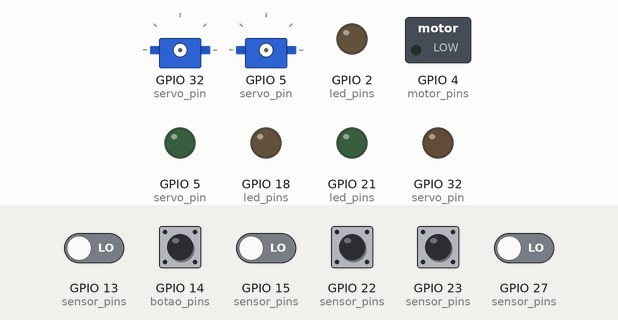
Recording of a program running on a simulated ESP32. Shown: 2 × servo, switched loads named in the program (green lamp = pin HIGH), output pins drawn as LEDs (lit = HIGH). The test bench sets the inputs (shaded band); at power-on: GPIO 23 (sensor_pins) HIGH, GPIO 13 (sensor_pins), GPIO 14 (botao_pins), GPIO 15 (sensor_pins), GPIO 22 (sensor_pins), GPIO 27 (sensor_pins) LOW. WiFi joins after 1.5 s; servers stay silent unless stated; no MQTT or app messages arrive unless stated; servo pulses on a pin are drawn as a servo (544–2400 µs = 0–180°); what the program prints to the serial monitor is not drawn.

Above: at 2.2 s.
2.3 s: GPIO 14 (botao_pins) pulled HIGH for 0.15 s
At 4.3 s:
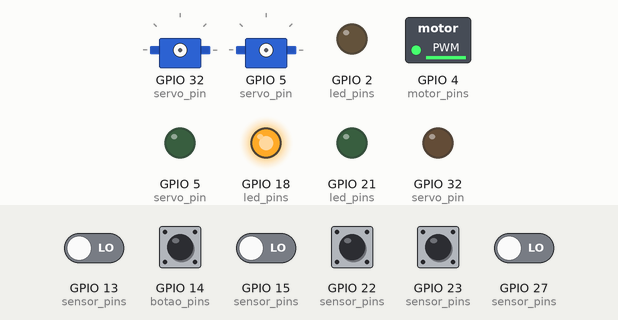
4.8 s: GPIO 14 (botao_pins) pulled HIGH for 1 s
At 5.3 s:
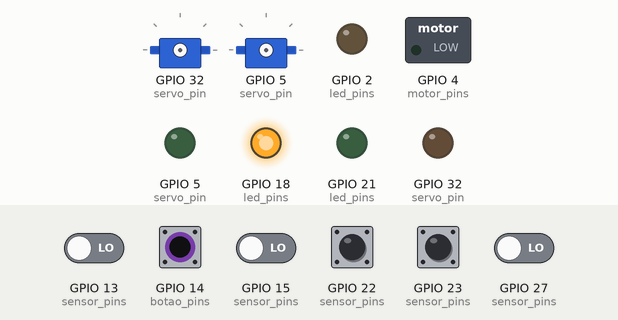
7.3 s: GPIO 14 (botao_pins) pulled HIGH for 0.15 s
At 9.2 s:
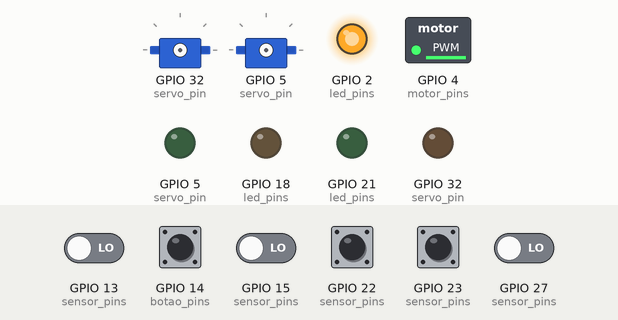
9.8 s: GPIO 14 (botao_pins) pulled HIGH for 0.15 s
At 10.3 s:
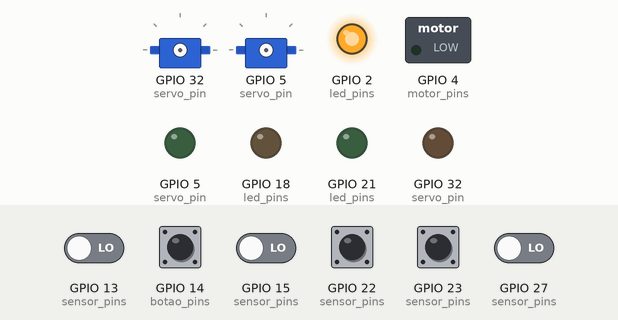
13.8 s: GPIO 14 (botao_pins) driven HIGH and GPIO 23 (sensor_pins) driven LOW
At 14.56 s:
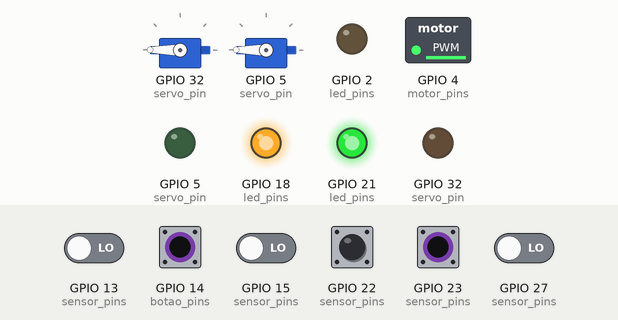
Timing chart, 0 to 20.6 s (numbered marks = the images above; inputs shaded):
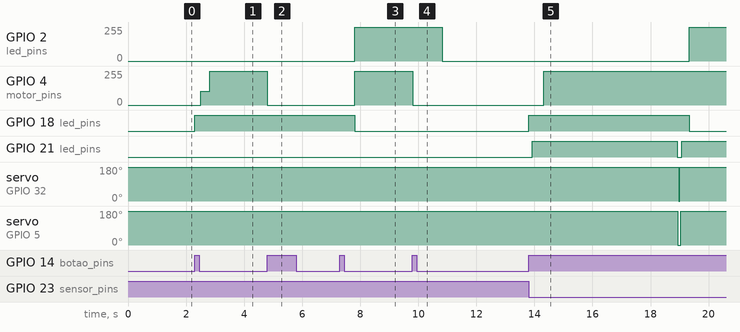

The program:

main.cpp
```cpp
#include <Arduino.h>
#include "tasks/task_alimentacao.h"
#include "tasks/task_leitura.h"
#include "tasks/task_envase.h"
#include "tasks/task_tampa.h"
#include "tasks/task_recrave.h"
#include "tasks/task_mqtt.h"
#include "drivers/servo_driver.h"
#include "drivers/ponteh_driver.h"
#include "drivers/led_driver.h"

char slot;
unsigned long tempo = 0;
unsigned long auxiliar = 0;
int Intervalo;
void ResetaTimer(int tempo);
void AguardaTimer();

void setup()
{
  Serial.begin(115200);
  delay(1000);
  Serial.println("[SISTEMA] Iniciando ChoppControl...");

  Led_Init();
  Motor_Init();
  Servo_Init();
  TaskSensores_Init();
  TaskAlimentacao_Init();
  TaskEnvase_Init();
  Task_Tampa_Init();
  TaskRecrave_Init();
  TaskMQTT_Init();

  Serial.println("[SISTEMA] Sistema iniciado!");
}

void loop()
{
}
```

estado_comum.h
```cpp
#ifndef estado_comum_h
#define estado_comum_h

#include <freertos/FreeRTOS.h>
#include <freertos/semphr.h>

typedef enum
{
    AGUARDANDO,
    AUTOMATICO,
    MANUAL,
    ERROR
} EstadoMaquina_t;

typedef struct
{
    bool saida_alimentacao;
    bool chegada_envase;
    bool passagem_tampa;
    bool final_esteira;
    bool chegada_guia_recrave;
    bool botao_ciclo;
} EstadoSensor_t;

typedef enum
{
    AGUARDANDOENVASE,
    ENVASANDO,
    AGUARDANDOTAMPA,
    TAMPANDO,
    AGUADANDORECRAVE,
    RECRAVANDO,
    FINALIZADA,
} EstadoLatas_t;

typedef struct
{
    uint32_t id;
    EstadoLatas_t etapa;
    TickType_t tempoEntrada;
    TickType_t tempoSaida;
    bool completa;
} Lata_t;

extern SemaphoreHandle_t xSemAlimentacao;
extern SemaphoreHandle_t xSemEnvase;
extern SemaphoreHandle_t xSemTampa;
extern SemaphoreHandle_t xSemFimEsteira;
extern SemaphoreHandle_t xSemRecrave;
extern SemaphoreHandle_t xMutexSensores;

extern TickType_t tempo_inicio_envase;

#endif
```

task_alimentacao.h
```cpp
#ifndef TASK_ALIMENTACAO_H
#define TASK_ALIMENTACAO_H

#include "task_leitura.h"

void TaskAlimentacao_Init(void);

void task_alimentacao(void *pvParameters);

#endif
```

task_envase.h
```cpp
#ifndef TASK_ENVASE_H
#define TASK_ENVASE_H

#include "task_leitura.h"

typedef enum
{
    AGUARDANDO_LATA,
    ENVASE,
} EstadoEnvase_t;

void TaskEnvase_Init(void);

void task_envase(void *pvParameters);

#endif
```

task_leitura.h
```cpp
#ifndef TASK_SENSORES_H
#define TASK_SENSORES_H

#include "estado_comum.h"
#include <stdbool.h>
#include <stdint.h>

typedef enum
{
    SENSOR_SAIDA_ALIMENTACAO,
    SENSOR_CHEGADA_ENVASE,
    SENSOR_PASSAGEM_TAMPA,
    SENSOR_FINAL_ESTEIRA,
    SENSOR_CHEGADA_GUIA_RECRAVE,
    SENSOR_COUNT
} SensorID;

void TaskSensores_Init(void);

void TaskSensores(void *pvParameters);

EstadoSensor_t *Sensores_GetData(void);

#endif
```

task_mqtt.h
```cpp
// ===== task_mqtt.h =====
#ifndef TASK_MQTT_H
#define TASK_MQTT_H

#include <stdint.h>
#include <stdbool.h>

#ifdef __cplusplus
extern "C"
{
#endif

    void TaskMQTT_Init();
    bool TaskMQTT_IsWiFiConnected();
    bool TaskMQTT_IsMQTTConnected();

    bool TaskMQTT_Send(const char *topic, const char *payload, bool retain = false);

    void TaskMQTT_PublishNow();

#ifdef __cplusplus
}
#endif

#endif
```

task_recrave.h
```cpp
#ifndef TASK_RECRAVE_H
#define TASK_RECRAVE_H

#include "task_leitura.h"

void TaskRecrave_Init(void);

void TaskRecrave(void *pvParameters);

#endif
```

task_tampa.h
```cpp
#ifndef TASK_TAMPA_H
#define TASK_TAMPA_H

#include "task_leitura.h"

void Task_Tampa_Init(void);

void Task_Tampa(void *pvParameters);

#endif
```

tracking_latas.h
```cpp
#ifndef TRACKING_LATAS_H
#define TRACKING_LATAS_H

#include "estado_comum.h"

uint32_t Tracking_AdicionarLatinha();

void Tracking_AtualizarEtapa(uint32_t id, EstadoLatas_t novaEtapa);

void Tracking_MarcarCompleta(uint32_t id);

void Tracking_RemoverCompletas();

const Lata_t* Tracking_ObterLista(uint16_t* total);

#endif
```

task.recrave.cpp
```cpp
#include "tasks/task_recrave.h"
#include "tasks/task_leitura.h"
#include "drivers/servo_driver.h"
#include "drivers/led_driver.h"

void TaskRecrave_Init(void)
{
    xTaskCreatePinnedToCore(TaskRecrave, "Recrave", 2048, NULL, 5, NULL, 0);
}

void TaskRecrave(void *pvParameters)
{
    EstadoSensor_t *sensores = Sensores_GetData();
    while (1)
    {
        if (xSemaphoreTake(xSemRecrave, portMAX_DELAY) == pdTRUE)
        {
            if (sensores->botao_ciclo)
            {
                Aciona_Servo(ATUADOR_FINAL_ESTEIRA, 180);
                vTaskDelay(50 / portTICK_PERIOD_MS);
                Aciona_Servo(ATUADOR_GUIA_RECRAVE, 180);
                vTaskDelay(50 / portTICK_PERIOD_MS);
                Aciona_Led(LED_RECRAVE, true);
                vTaskDelay(5000 / portTICK_PERIOD_MS);
                Aciona_Led(LED_RECRAVE, false);
                Aciona_Servo(ATUADOR_GUIA_RECRAVE, 0);
                vTaskDelay(50 / portTICK_PERIOD_MS);
                Aciona_Servo(ATUADOR_FINAL_ESTEIRA, 0);
            }
            else
            {
                Aciona_Servo(ATUADOR_FINAL_ESTEIRA, 0);
                Aciona_Servo(ATUADOR_GUIA_RECRAVE, 0);
                Aciona_Led(LED_RECRAVE, false);
            }
        }

        vTaskDelay(5 / portTICK_PERIOD_MS);
    }
}
```

task_alimentacao.cpp
```cpp
#include "tasks/task_alimentacao.h"
#include <Arduino.h>
#include <freertos/FreeRTOS.h>
#include <freertos/semphr.h>
#include <freertos/task.h>
#include "drivers/ponteh_driver.h"

void TaskAlimentacao_Init(void)
{
    Serial.begin(115200);
    xTaskCreatePinnedToCore(task_alimentacao, "Alimentacao", 2048, NULL, 5, NULL, 0);
}

void task_alimentacao(void *pvParameters)
{
    EstadoSensor_t *sensores = Sensores_GetData();
    while (1)
    {
        if ((xSemaphoreTake(xSemAlimentacao, portMAX_DELAY) == pdTRUE))
        {
            if (sensores->botao_ciclo)
            {
                Serial.println("Alimentacao ligada");
                Aciona_Motor(MOTOR_ALIMENTACAO, 100);
            }
            else
            {
                Serial.println("Alimentacao desligada");
                Aciona_Motor(MOTOR_ALIMENTACAO, 0);
            }
        }
    }

    vTaskDelay(5 / portTICK_PERIOD_MS);
}
```

task_envase.cpp
```cpp
#include "tasks/task_envase.h"
#include <Arduino.h>
#include <freertos/FreeRTOS.h>
#include <freertos/semphr.h>
#include <freertos/task.h>
#include "drivers/ponteh_driver.h"
#include "drivers/led_driver.h"

static EstadoEnvase_t estado_envase;

void TaskEnvase_Init(void)
{
    xTaskCreatePinnedToCore(task_envase, "Envase", 2048, NULL, 5, NULL, 0);
    estado_envase = AGUARDANDO_LATA;
}

void task_envase(void *pvParameters)
{
    EstadoSensor_t *sensores = Sensores_GetData();
    while (1)
    {
        if (xSemaphoreTake(xSemEnvase, portMAX_DELAY) == pdTRUE)
        {
            if (sensores->botao_ciclo)
            {
                switch (estado_envase)
                {
                case AGUARDANDO_LATA:
                    if (sensores->chegada_envase)
                    {
                        Aciona_Motor(MOTOR_ESTEIRA, 0);
                        Aciona_Led(LED_ENVASE, true);
                        tempo_inicio_envase = xTaskGetTickCount();
                        estado_envase = ENVASE;
                    }
                    else
                        Aciona_Motor(MOTOR_ESTEIRA, 100);
                    break;
                case ENVASANDO:
                    if (xTaskGetTickCount() - tempo_inicio_envase < 5000 / portTICK_PERIOD_MS)
                        break;
                    tempo_inicio_envase = 0;
                    Aciona_Motor(MOTOR_ESTEIRA, 100);
                    Aciona_Led(LED_ENVASE, false);
                    estado_envase = AGUARDANDO_LATA;
                    vTaskDelay(3000 / portTICK_PERIOD_MS);
                    break;
                };
            }
            else
                Aciona_Motor(MOTOR_ESTEIRA, 0);
        }
        vTaskDelay(5 / portTICK_PERIOD_MS);
    }
}
```

task_leitura.cpp
```cpp
#include "tasks/task_leitura.h"
#include "freertos/FreeRTOS.h"
#include "freertos/task.h"
#include "freertos/semphr.h"
#include "drivers/sensor_driver.h"
#include "drivers/botao_driver.h"

static EstadoSensor_t estado_leitura;
static EstadoSensor_t ultima_leitura;

SemaphoreHandle_t xSemAlimentacao;
SemaphoreHandle_t xSemEnvase;
SemaphoreHandle_t xSemTampa;
SemaphoreHandle_t xSemFimEsteira;
SemaphoreHandle_t xSemRecrave;

TickType_t tempo_inicio_envase;

void TaskSensores_Init(void)
{
    // xMutexSensores = xSemaphoreCreateMutex();
    xSemAlimentacao = xSemaphoreCreateBinary();
    xSemEnvase = xSemaphoreCreateBinary();
    xSemTampa = xSemaphoreCreateBinary();
    xSemFimEsteira = xSemaphoreCreateBinary();
    xSemRecrave = xSemaphoreCreateBinary();
    xTaskCreatePinnedToCore(TaskSensores, "Sensores", 2048, NULL, 5, NULL, 1);
}

void TaskSensores(void *pvParameters)
{
    while (true)
    {
        estado_leitura.saida_alimentacao = Leitura_Sensor(SENSOR_SAIDA_ALIMENTACAO);
        estado_leitura.chegada_envase = Leitura_Sensor(SENSOR_CHEGADA_ENVASE);
        estado_leitura.passagem_tampa = Leitura_Sensor(SENSOR_PASSAGEM_TAMPA);
        estado_leitura.final_esteira = Leitura_Sensor(SENSOR_FINAL_ESTEIRA);
        estado_leitura.chegada_guia_recrave = Leitura_Sensor(SENSOR_CHEGADA_GUIA_RECRAVE);
        estado_leitura.botao_ciclo = Leitura_Botao(BOTAO_START);

        // Semaforos de acionamento das tasks
        if (estado_leitura.botao_ciclo != ultima_leitura.botao_ciclo)
        {
            xSemaphoreGive(xSemAlimentacao);
            xSemaphoreGive(xSemEnvase);
        }
        ultima_leitura.botao_ciclo = estado_leitura.botao_ciclo;

        if (estado_leitura.chegada_envase && !ultima_leitura.chegada_envase)
        {
            xSemaphoreGive(xSemEnvase);
        }
        ultima_leitura.chegada_envase = estado_leitura.chegada_envase;

        if (estado_leitura.passagem_tampa && !ultima_leitura.passagem_tampa)
        {
            xSemaphoreGive(xSemTampa);
        }

        if (estado_leitura.final_esteira && !ultima_leitura.passagem_tampa && estado_leitura.chegada_guia_recrave)
        {
            xSemaphoreGive(xSemRecrave);
        }

        // Semaforo por tempo
        if (tempo_inicio_envase != 0)
        {
            if (xTaskGetTickCount() - tempo_inicio_envase > 5000 / portTICK_PERIOD_MS)
            {
                xSemaphoreGive(xSemEnvase);
            }
        }

        vTaskDelay(pdMS_TO_TICKS(20));
    }
}

EstadoSensor_t *Sensores_GetData(void)
{
    return &estado_leitura;
}
```

task_tampa.cpp
```cpp
#include "tasks/task_tampa.h"
#include "tasks/task_leitura.h"
#include "drivers/led_driver.h"

void Task_Tampa_Init(void)
{
    xTaskCreatePinnedToCore(Task_Tampa, "Tampa", 2048, NULL, 5, NULL, 0);
}

void Task_Tampa(void *pvParameters)
{
    EstadoSensor_t *sensores = Sensores_GetData();
    while (1)
    {
        if ((xSemaphoreTake(xSemTampa, portMAX_DELAY) == pdTRUE))
        {
            if (sensores->botao_ciclo)
            {
                Aciona_Led(LED_TAMPA, true);
                vTaskDelay(500 / portTICK_PERIOD_MS);
                Aciona_Led(LED_TAMPA, false);
            }
            else
            {
                Aciona_Led(LED_TAMPA, false);
            }
        }
        vTaskDelay(5 / portTICK_PERIOD_MS);
    }
}
```

tracking_latas.cpp
```cpp
#include "tracking_latas.h"

#define MAX_LATINHAS 50

static Lata_t lista_latinhas[MAX_LATINHAS];
static uint16_t total_latinhas = 0;

uint32_t Tracking_AdicionarLatinha()
{
    if (total_latinhas >= MAX_LATINHAS)
        return 0;

    Lata_t nova = {
        .id = total_latinhas + 1,
        .etapa = AGUARDANDOENVASE,
        .tempoEntrada = xTaskGetTickCount(),
        .tempoSaida = 0,
        .completa = false};

    lista_latinhas[total_latinhas++] = nova;
    return nova.id;
}

void Tracking_AtualizarEtapa(uint32_t id, EstadoLatas_t novaEtapa)
{
    for (int i = 0; i < total_latinhas; i++)
    {
        if (lista_latinhas[i].id == id)
        {
            lista_latinhas[i].etapa = novaEtapa;
            lista_latinhas[i].tempoEntrada = xTaskGetTickCount();
            break;
        }
    }
}

void Tracking_MarcarCompleta(uint32_t id)
{
    for (int i = 0; i < total_latinhas; i++)
    {
        if (lista_latinhas[i].id == id)
        {
            lista_latinhas[i].completa = true;
            lista_latinhas[i].tempoSaida = xTaskGetTickCount();
            break;
        }
    }
}

void Tracking_RemoverCompletas()
{
    uint16_t j = 0;
    for (int i = 0; i < total_latinhas; i++)
    {
        if (!lista_latinhas[i].completa)
            lista_latinhas[j++] = lista_latinhas[i];
    }
    total_latinhas = j;
}

const Lata_t* Tracking_ObterLista(uint16_t* total)
{
    if (total != nullptr)
        *total = total_latinhas;
    return lista_latinhas;
}
```

config.h
```cpp
#ifndef CONFIG_H
#define CONFIG_H

// ========== WiFi Configuration ==========
#define WIFI_SSID "Gab"
#define WIFI_PASSWORD "GabrielAlecrim"
#define WIFI_TIMEOUT_MS 20000
#define WIFI_RETRY_DELAY_MS 5000

// ========== MQTT Configuration ==========
#define MQTT_BROKER "192.168.137.219"
#define MQTT_PORT 1883
#define MQTT_CLIENT_ID "ChoppControl_ESP32"
#define MQTT_USERNAME ""
#define MQTT_PASSWORD ""
#define MQTT_KEEPALIVE 60
#define MQTT_QOS 1
#define MQTT_RETAIN true

// ========== MQTT Topics ==========
#define MQTT_TOPIC_STATUS "choppcontrol/status"
#define MQTT_TOPIC_LATAS "choppcontrol/latas"
#define MQTT_TOPIC_LATAS_UPDATE "choppcontrol/latas/update"
#define MQTT_TOPIC_ERROR "choppcontrol/error"
#define MQTT_TOPIC_STATS "choppcontrol/stats"

// ========== Task Configuration ==========
#define TASK_MQTT_STACK_SIZE 12288
#define TASK_MQTT_PRIORITY 2
#define MQTT_PUBLISH_INTERVAL_MS 1000 // Intervalo de publicação dos dados

#endif
```

botao_driver.h
```cpp
#ifndef BotaoDriver_h
#define BotaoDriver_h
#include "freertos/FreeRTOS.h"
#include "freertos/task.h"
#include "estado_comum.h"
#include <driver/gpio.h>
typedef enum
{
    BOTAO_START,
    BOTAO_COUNT
} BotaoID;

typedef struct
{
    BotaoID id;
    bool estado;
} EstadoBotao_t;

typedef struct
{
    bool estado_estavel;
    bool ultimo_leitura;
    TickType_t ultimo_tempo;
} Debounce_t;

void Botao_Init(void);

bool Leitura_Botao(BotaoID id);

#endif
```

led_driver.h
```cpp
#ifndef led_driver_h
#define led_driver_h

typedef enum
{
    LED_ENVASE,
    LED_TAMPA,
    LED_RECRAVE,
    LED_COUNT
} LedID;

void Led_Init(void);

void Aciona_Led(LedID id, bool estado);

#endif
```

ponteh_driver.h
```cpp
#ifndef MOTOR_DRIVER_H
#define MOTOR_DRIVER_H
#include <Arduino.h>

typedef enum
{
    MOTOR_ALIMENTACAO,
    MOTOR_ESTEIRA,
    MOTOR_COUNT
} MotorID;

void Motor_Init(void);

void Aciona_Motor(MotorID id, float potencia);

#endif
```

sensor_driver.h
```cpp
#ifndef SENSOR_DRIVER_H
#define SENSOR_DRIVER_H

#include <stdbool.h>
#include "driver/gpio.h"
#include "tasks/task_leitura.h"

void Sensor_Init(void);

bool Leitura_Sensor(SensorID id);

#endif
```

servo_driver.h
```cpp
#ifndef SERVO_DRIVER_H
#define SERVO_DRIVER_H

typedef enum
{
    ATUADOR_FINAL_ESTEIRA,
    ATUADOR_GUIA_RECRAVE,
    SERVO_COUNT
} ServoID;

void Servo_Init(void);

void Aciona_Servo(ServoID id, float angulo);

#endif
```

botao_driver.cpp
```cpp
#include "drivers/botao_driver.h"
#include "estado_comum.h"
#include "freertos/FreeRTOS.h"
#include "freertos/task.h"
#include <Arduino.h>

static const gpio_num_t botao_pins[BOTAO_COUNT] = {
    [BOTAO_START] = GPIO_NUM_14,
};

static EstadoBotao_t botoes[BOTAO_COUNT] = {
    {BOTAO_START, false},
};

static Debounce_t debounce[BOTAO_COUNT];
static const TickType_t debounce_delay = pdMS_TO_TICKS(50);

void Botao_Init(void)
{
    for (int i = 0; i < BOTAO_COUNT; i++)
    {
        pinMode(botao_pins[i], INPUT_PULLDOWN);
        debounce[i].estado_estavel = false;
        debounce[i].ultimo_leitura = false;
        debounce[i].ultimo_tempo = xTaskGetTickCount();
    }
    Serial.begin(115200);
}

bool Leitura_Botao(BotaoID id)
{
    bool leitura_atual = !digitalRead(botao_pins[id]);
    TickType_t agora = xTaskGetTickCount();

    if (leitura_atual != debounce[id].ultimo_leitura)
    {
        debounce[id].ultimo_tempo = agora;
        debounce[id].ultimo_leitura = leitura_atual;
    }

    if (leitura_atual && (xTaskGetTickCount() - debounce[id].ultimo_tempo) > debounce_delay)
    {
        botoes[id].estado = !botoes[id].estado;

        while (!digitalRead(botao_pins[id]))
        {
            vTaskDelay(pdMS_TO_TICKS(10));
        }
    }
    return botoes[id].estado;
}
```

led_driver.cpp
```cpp
#include "drivers/led_driver.h"
#include "Arduino.h"

static const gpio_num_t led_pins[LED_COUNT] = {
    [LED_ENVASE] = GPIO_NUM_18,
    [LED_TAMPA] = GPIO_NUM_19,
    [LED_RECRAVE] = GPIO_NUM_21,
};

void Led_Init(void)
{
    for (int i = 0; i < LED_COUNT; i++)
    {
        pinMode(led_pins[i], OUTPUT);
        digitalWrite(led_pins[i], LOW);
    }
}

void Aciona_Led(LedID id, bool estado)
{
    digitalWrite(led_pins[id], estado);
}
```

ponteh_driver.cpp
```cpp
#include "drivers/ponteh_driver.h"
#include <Arduino.h>
#include <freertos/FreeRTOS.h>

static const gpio_num_t motor_pins[MOTOR_COUNT] = {
    [MOTOR_ALIMENTACAO] = GPIO_NUM_4,
    [MOTOR_ESTEIRA] = GPIO_NUM_2,
};

void Motor_Init(void)
{
    for (int i = 0; i < MOTOR_COUNT; i++)
    {
        pinMode(motor_pins[i], OUTPUT);
    }
}

void Aciona_Motor(MotorID id, float potencia)
{
    if (potencia > 0)
    {
        potencia = map(potencia, 0, 100, 0, 255);
        int valor_pwm = 0;

        for (valor_pwm = 0; valor_pwm < potencia; valor_pwm++)
        {
            analogWrite(motor_pins[id], valor_pwm);
            vTaskDelay(pdMS_TO_TICKS(2));
        }
    }
    else
    {
        analogWrite(motor_pins[id], 0);
    }
}
```

sensor_driver.cpp
```cpp
#include "drivers/sensor_driver.h"
#include <Arduino.h>

static const gpio_num_t sensor_pins[SENSOR_COUNT] = {
    [SENSOR_SAIDA_ALIMENTACAO] = GPIO_NUM_27,
    [SENSOR_CHEGADA_ENVASE] = GPIO_NUM_13,
    [SENSOR_PASSAGEM_TAMPA] = GPIO_NUM_15,
    [SENSOR_FINAL_ESTEIRA] = GPIO_NUM_22,
    [SENSOR_CHEGADA_GUIA_RECRAVE] = GPIO_NUM_23,
};

void Sensor_Init(void)
{
    for (int i = 0; i < SENSOR_COUNT; i++)
    {
        pinMode(sensor_pins[i], INPUT);
    }
}

bool Leitura_Sensor(SensorID id)
{
    return !digitalRead(sensor_pins[id]);
}
```

servo_driver.cpp
```cpp
#include "drivers/servo_driver.h"
#include <Arduino.h>

static const gpio_num_t servo_pin[SERVO_COUNT] = {
    [ATUADOR_FINAL_ESTEIRA] = GPIO_NUM_32,
    [ATUADOR_GUIA_RECRAVE] = GPIO_NUM_5,
};

static const int SERVO_FREQ = 50; // 50Hz = 20ms
static const int SERVO_RES = 16;  // 16-bit resolution
static const int SERVO_MIN = 1638;
static const int SERVO_MAX = 8192;

void Servo_Init(void)
{
    for (int i = 0; i < SERVO_COUNT; i++)
    {
        ledcSetup(i, SERVO_FREQ, SERVO_RES);
        ledcAttachPin(servo_pin[i], i);
    }
}

void Aciona_Servo(ServoID id, float angulo)
{
    int duty = map(angulo, 0, 180, SERVO_MIN, SERVO_MAX);
    ledcWrite(id, duty);
}
```

led_driver.cpp
```cpp

```

Source omitted: task_mqtt.cpp (12383 bytes)

Measured:
- after the input at 2.3 s, GPIO 4 (motor_pins): 0/255 → 103/255 after 0.21 s, → 254/255 0.31 s later; GPIO 18 (led_pins): LOW → HIGH at once
- after the input at 4.8 s, GPIO 4 (motor_pins): 254/255 → 0/255 at once
- after the input at 7.3 s, GPIO 2 (led_pins), GPIO 4 (motor_pins): 0/255 → 254/255 after 0.51 s; GPIO 18 (led_pins): HIGH → LOW after 0.52 s
- after the input at 9.8 s, GPIO 2 (led_pins): 254/255 → 0/255 after 1.0 s; GPIO 4 (motor_pins): 254/255 → 0/255 at once
- after the input at 13.8 s, GPIO 2 (led_pins): 0/255 → 254/255 after 5.5 s; GPIO 4 (motor_pins): 0/255 → 254/255 after 0.52 s; GPIO 18 (led_pins): LOW → HIGH at once, → LOW 5.5 s later; GPIO 21 (led_pins): LOW → HIGH after 0.13 s, → LOW 5.0 s later, → HIGH 0.16 s later; servo on GPIO 32 (servo_pin): 180° → 0° after 5.2 s, → 180° 0.02 s later
